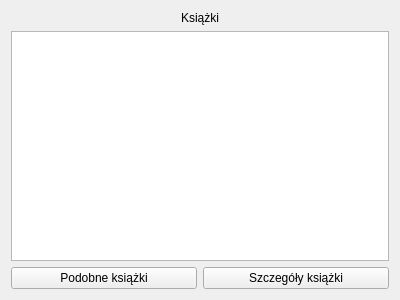
<?xml version="1.0" encoding="UTF-8"?>
<ui version="4.0">
 <class>listAuthorUi</class>
 <widget class="QWidget" name="listAuthorUi">
  <property name="geometry">
   <rect>
    <x>0</x>
    <y>0</y>
    <width>400</width>
    <height>300</height>
   </rect>
  </property>
  <property name="windowTitle">
   <string>Lista książek</string>
  </property>
  <layout class="QVBoxLayout" name="verticalLayout">
   <item>
    <widget class="QLabel" name="label">
     <property name="text">
      <string>Książki</string>
     </property>
     <property name="alignment">
      <set>Qt::AlignCenter</set>
     </property>
    </widget>
   </item>
   <item>
    <widget class="QListView" name="bookListView"/>
   </item>
   <item>
    <layout class="QHBoxLayout" name="horizontalLayout">
     <item>
      <widget class="QPushButton" name="pushButton">
       <property name="text">
        <string>Podobne książki</string>
       </property>
      </widget>
     </item>
     <item>
      <widget class="QPushButton" name="pushButton_2">
       <property name="text">
        <string>Szczegóły książki</string>
       </property>
      </widget>
     </item>
    </layout>
   </item>
  </layout>
 </widget>
 <resources/>
 <connections/>
</ui>
